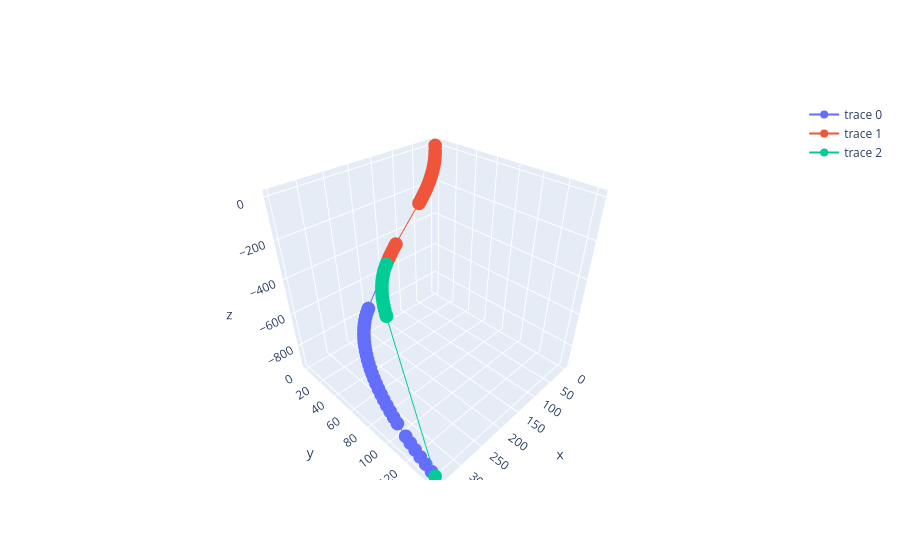

Source (notebook cell):
### Code cell
fig = go.Figure(data=[
    go.Scatter3d(x=TrajectoryDF_Actual['NORTHING (m)'], y=TrajectoryDF_Actual['EASTING (m)'], z=TrajectoryDF_Actual['TVDSS (m)'],
                                   mode='markers+lines'),
    go.Scatter3d(x=TrajectoryDF_Plan['NORTHING (m)'], y=TrajectoryDF_Plan['EASTING (m)'], z=TrajectoryDF_Plan['TVDSS (m)'],
                                   mode='markers+lines'),
    go.Scatter3d(x=TrajectoryDF_Plan2['NORTHING (m)'], y=TrajectoryDF_Plan2['EASTING (m)'], z=TrajectoryDF_Plan2['TVDSS (m)'],
                                   mode='markers+lines'),
                                   ]
                                   )
fig.show()
